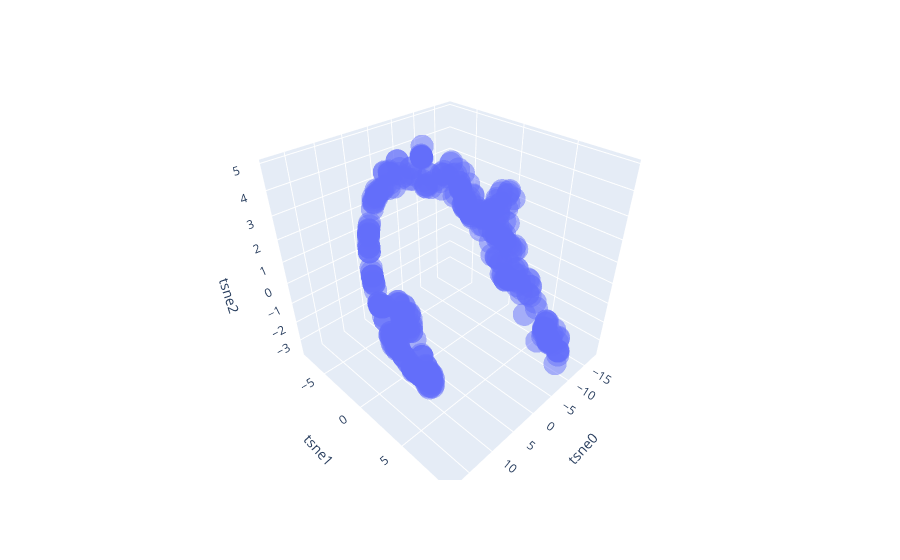

Notebook code cell kept with this figure:
### Code cell
fig = px.scatter_3d(
    data_frame=df_tsne,
    x=df_tsne.columns[0],
    y=df_tsne.columns[1],
    z=df_tsne.columns[2],
    opacity=0.5,
)
fig.show()

### Figure 1 — Plotly figure (JSON) as saved in the notebook; plotly's stock layout.template omitted (floating-point values rounded to 4 significant figures; data arrays with more than 128 entries replaced by an {"elided": "..."} marker saying what was removed)
{"data": [{"hovertemplate": "tsne0=%{x}<br>tsne1=%{y}<br>tsne2=%{z}<extra></extra>", "legendgroup": "", "marker": {"color": "#636efa", "opacity": 0.5, "symbol": "circle"}, "mode": "markers", "name": "", "scene": "scene", "showlegend": false, "type": "scatter3d", "x": {"elided": "414 float values"}, "y": {"elided": "414 float values"}, "z": {"elided": "414 float values"}}], "layout": {"legend": {"tracegroupgap": 0}, "margin": {"t": 60}, "scene": {"domain": {"x": [0, 1], "y": [0, 1]}, "xaxis": {"title": {"text": "tsne0"}}, "yaxis": {"title": {"text": "tsne1"}}, "zaxis": {"title": {"text": "tsne2"}}}}}
